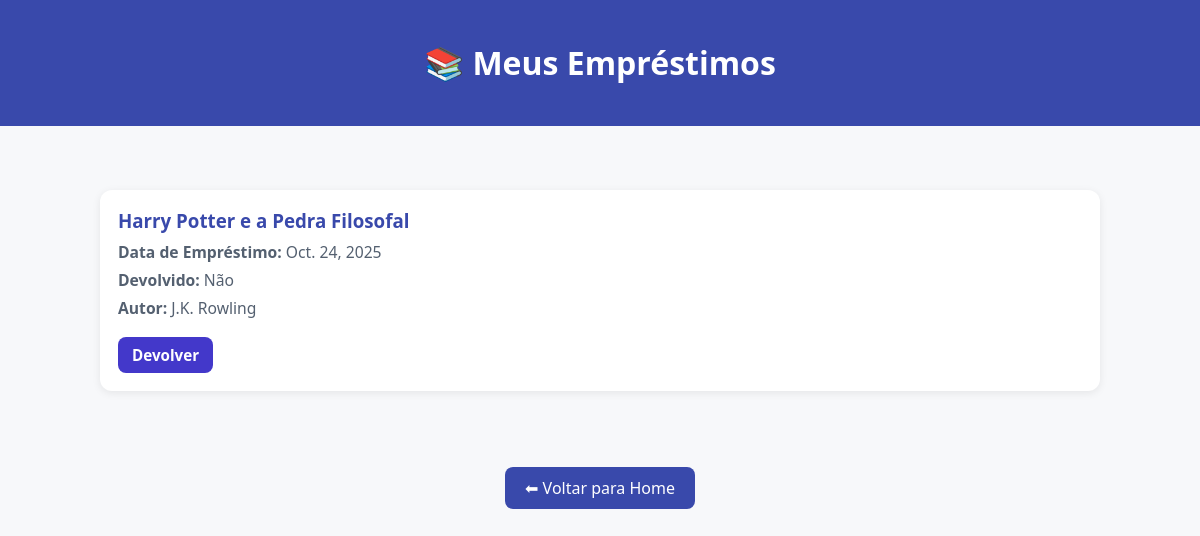
Page /alunos/meus-emprestimos/ (signed in) on the earlier database version.
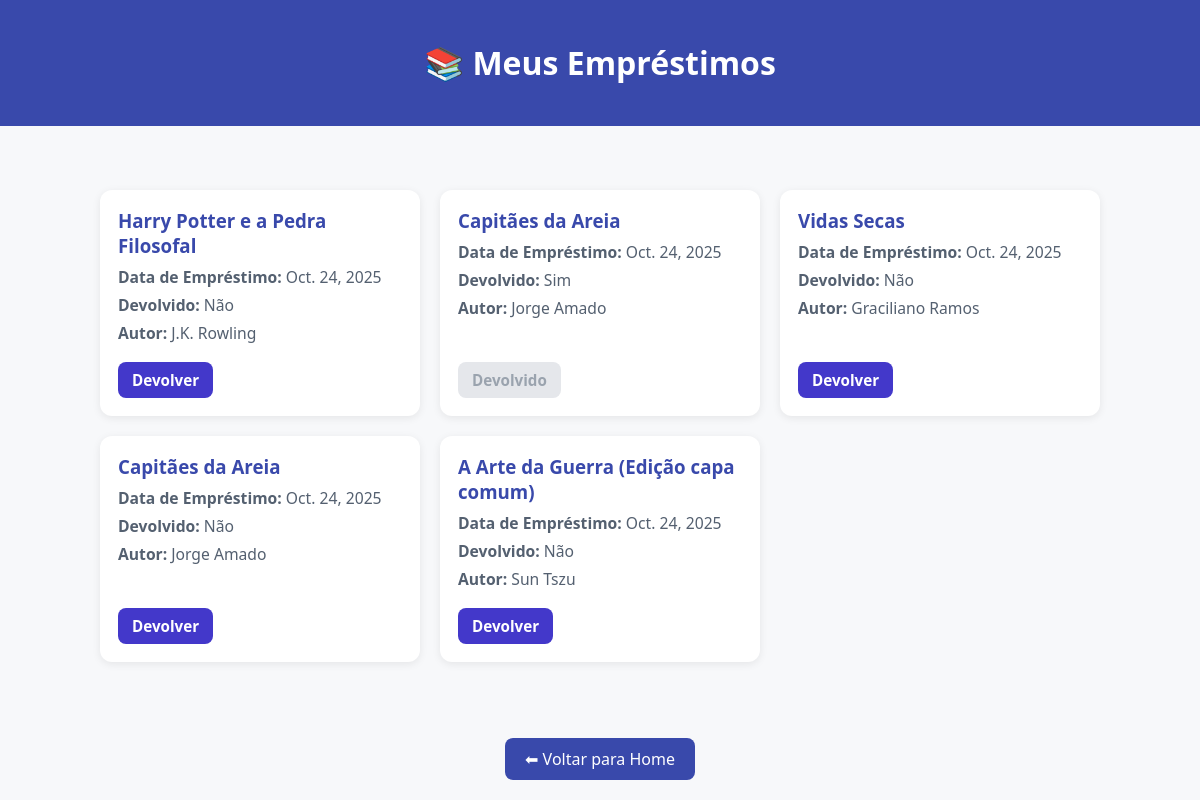
Same page on the later database version.
### emprestimos/models.py (models this page shows, shortened)
class Emprestimo(models.Model):
    aluno = models.ForeignKey(settings.AUTH_USER_MODEL, on_delete=models.CASCADE)
    livro = models.ForeignKey(Livro, on_delete=models.CASCADE)
    data_emprestimo = models.DateField(auto_now_add=True)
    data_devolucao = models.DateField(null=True, blank=True)
    devolvido = models.BooleanField(default=False)

### bibliotecarias/models.py (models this page shows, shortened)
class Livro(models.Model):
    isbn_validator = RegexValidator(
        regex=r'^\d{13}$',
        message='O ISBN deve conter exatamente 13 dígitos numéricos.'
    )
    titulo = models.CharField(max_length=200)
    autor = models.CharField(max_length=100)
    categoria = models.CharField(max_length=100)
    ano_publicacao = models.PositiveIntegerField()
    quantidade = models.PositiveIntegerField(default=1)
    isbn = models.CharField(
        max_length=13,
        unique=True,
        validators=[isbn_validator]
    )
    disponivel = models.BooleanField(default=True)

### alunos/views.py (the view)
# urls.py: path('meus-emprestimos/', views.meus_emprestimos, name='meus_emprestimos'),
@login_required
def meus_emprestimos(request):
    emprestimos = Emprestimo.objects.filter(aluno=request.user).order_by('-data_emprestimo')
    return render(request, 'emprestimos/meus_emprestimos.html', {'emprestimos': emprestimos})

### emprestimos/templates/emprestimos/meus_emprestimos.html (shortened to what this page needs)
<!DOCTYPE html>
<html lang="pt-br">
<head>
</head>
<body>
        <header>
                <h1>📚 Meus Empréstimos</h1>
        </header>
        <div class="container">
                <div class="livros-grid">
                        {% for emp in emprestimos %}
                                <div class="emprestimo-card">
                                        <div>
                                                <h3>{{ emp.livro.titulo }}</h3>
                                                <p><strong>Data de Empréstimo:</strong> {{ emp.data_emprestimo }}</p>
                                                <p><strong>Devolvido:</strong> {% if emp.devolvido %}Sim{% else %}Não{% endif %}</p>
                                                {% if emp.livro.autor %}<p><strong>Autor:</strong> {{ emp.livro.autor }}</p>{% endif %}
                                        </div>
                                        <div class="actions">
                                                {% if not emp.devolvido %}
                                                        <a href="{% url 'devolver_livro' emp.id %}" class="action-button">Devolver</a>
                                                {% else %}
                                                        <span class="action-button disabled">Devolvido</span>
                                                {% endif %}
                                        </div>
                                </div>
                        {% empty %}
                                <p>Nenhum empréstimo registrado.</p>
                        {% endfor %}
                </div>
        </div>
        <div style="text-align:center;">
                <a href="{% url 'home_aluno' %}" class="voltar">⬅ Voltar para Home</a>
        </div>
</body>
</html>

### emprestimos/templates/emprestimos/meus_emprestimos.html (style rules this page uses)
body { font-family: 'Segoe UI', sans-serif; background-color: #f7f8fa; margin: 0; padding: 0; color: #2d3748; }
header { background-color: #3949ab; color: white; text-align: center; padding: 20px 0; }
.container { max-width: 1000px; margin: 32px auto; padding: 20px; }
.livros-grid { display: grid; grid-template-columns: repeat(auto-fit, minmax(260px, 1fr)); gap: 20px; margin-top: 12px; }
.livro-card, .emprestimo-card { background: white; border-radius: 12px; padding: 18px; box-shadow: 0 2px 8px rgba(0,0,0,0.08); display: flex; flex-direction: column; justify-content: space-between; transition: transform 0.18s ease; }
.livro-card h3, .emprestimo-card h3 { margin: 0 0 8px 0; color: #3949ab; }
.livro-card p, .emprestimo-card p { margin: 6px 0; color: #546070; font-size: 0.98rem; }
.actions { margin-top: 12px; display: flex; gap: 8px; }
.action-button { background-color: #4338ca; color: #fff; padding: 8px 14px; border-radius: 8px; text-decoration: none; font-weight: 600; font-size: 0.95rem; transition: background-color 0.2s ease, transform 0.12s ease; }
.disabled { background: #e5e7eb; color: #9aa3ae; pointer-events: none; }
.voltar { display: inline-block; margin-top: 24px; text-decoration: none; background-color: #3949ab; color: white; padding: 10px 20px; border-radius: 8px; transition: background-color 0.2s ease; }

Differences in the rows shown:
added Emprestimo: livro.titulo "Capitães da Areia", data_emprestimo "Oct. 24, 2025", devolvido "Sim", livro.autor "Jorge Amado"
added Emprestimo: livro.titulo "Vidas Secas", data_emprestimo "Oct. 24, 2025", devolvido "Não", livro.autor "Graciliano Ramos"
added Emprestimo: livro.titulo "Capitães da Areia", data_emprestimo "Oct. 24, 2025", devolvido "Não", livro.autor "Jorge Amado"
added Emprestimo: livro.titulo "A Arte da Guerra (Edição capa comum)", data_emprestimo "Oct. 24, 2025", devolvido "Não", livro.autor "Sun Tszu"
